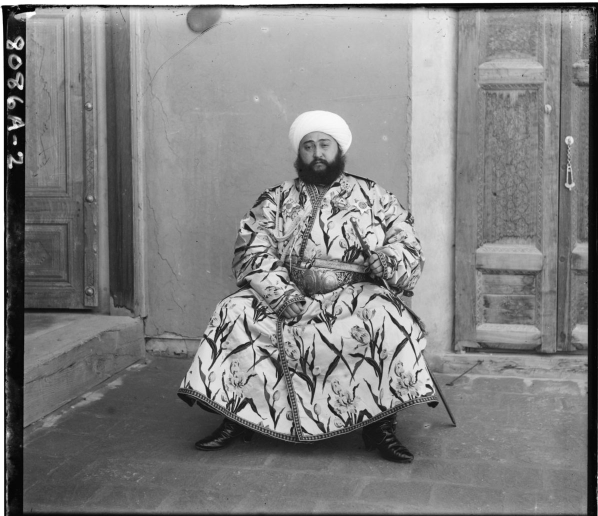
#> input picture blue.jpg, 1196 x 1032 px (shown at 1/2 size)
$ python '3 to 1 picture.py'
#> lines starting #> are read from the running program, lines starting #| are printed output that depends on the picture
import numpy as np
import cv2

image_red, image_green, image_blue = cv2.imread("blue.jpg"), cv2.imread("green.jpg"), cv2.imread("red.jpg") #สลับ BGR เป็น RGB เรียบร้อยละผ่านตัวแปร
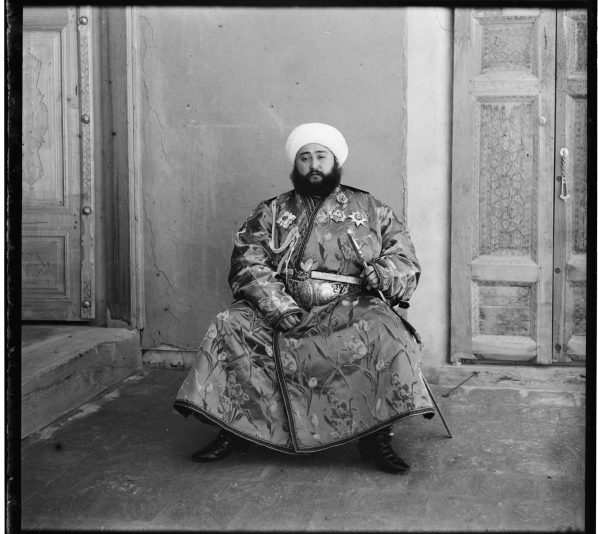
#> input picture green.jpg, 1196 x 1068 px (shown at 1/2 size)
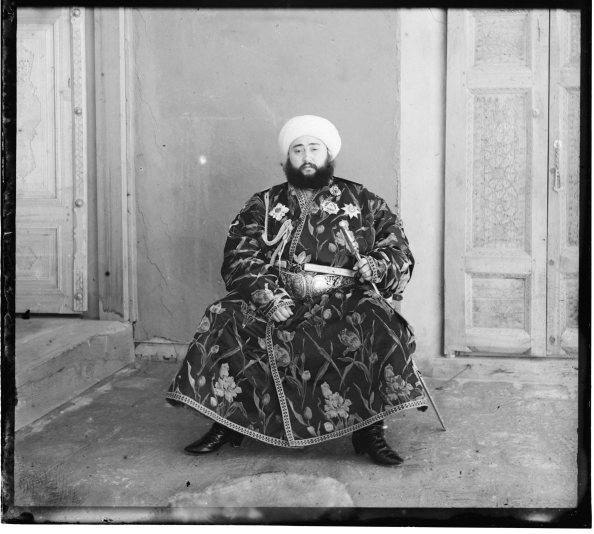
#> input picture red.jpg, 1188 x 1067 px (shown at 1/2 size)
#> image_red is the input picture: shape (1032, 1196, 3); min 0, max 255, mean 129
#> image_green is the input picture: shape (1068, 1196, 3); min 0, max 255, mean 120.5
#> image_blue is the input picture: shape (1067, 1188, 3); min 0, max 255, mean 141.6
red_c= cv2.resize(image_red, (1188, 1067))
green_c = cv2.resize(image_green, (1188, 1067))
blue_c = cv2.resize(image_blue, (1188, 1067))

red = red_c[0:1188, 41:1067]
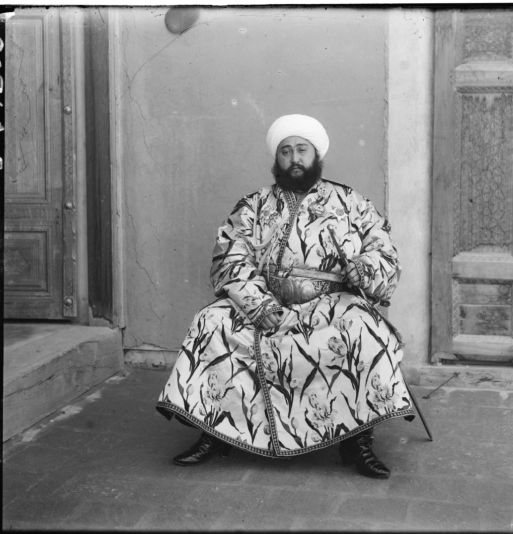
#> red: shape (1067, 1026, 3) (shown at 1/2 size); min 1, max 255, mean 132.9
green = green_c[20:1188, 20:1067]
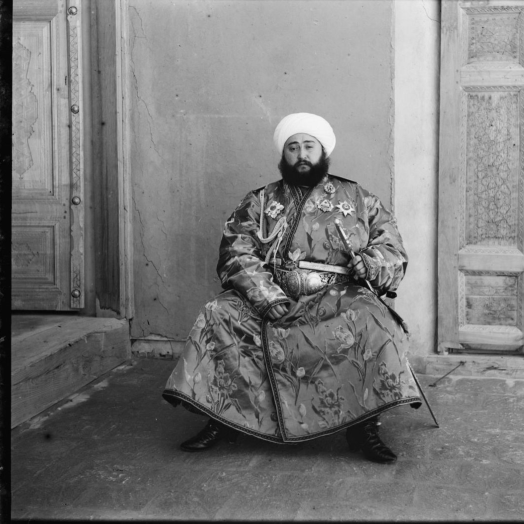
#> green: shape (1047, 1047, 3) (shown at 1/2 size); min 2, max 248, mean 122.3
blue = blue_c[0:1188, 1:1067]
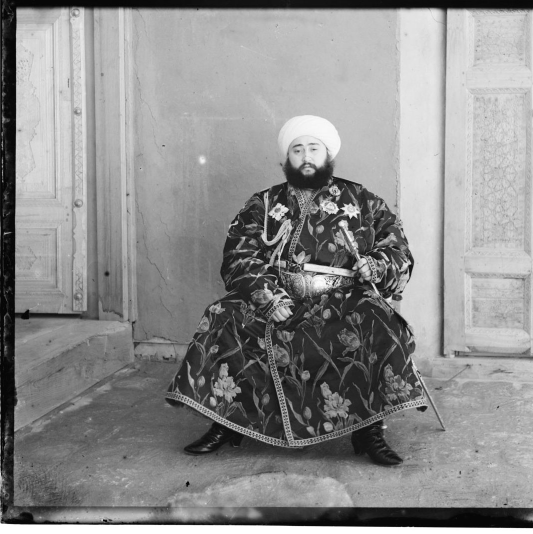
#> blue: shape (1067, 1066, 3) (shown at 1/2 size); min 0, max 255, mean 140.8

f_red= cv2.resize(red, (1188, 1067))
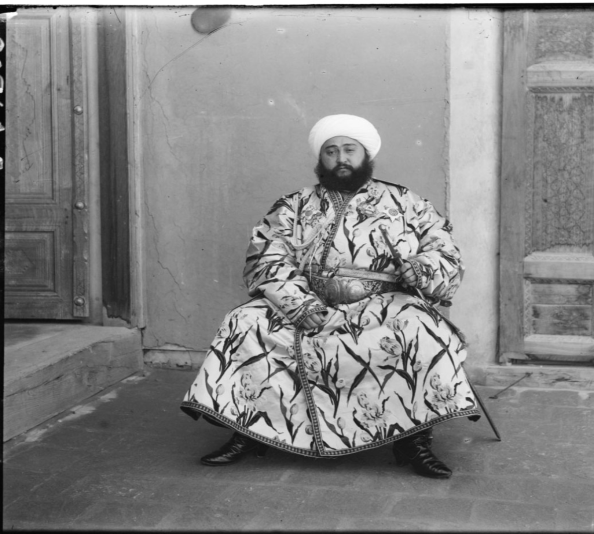
#> f_red: shape (1067, 1188, 3) (shown at 1/2 size); min 2, max 255, mean 132.9
f_green = cv2.resize(green, (1188, 1067))
f_blue = cv2.resize(blue, (1188, 1067))

(blue_1, green_1, red_1)= cv2.split(f_red) # Split the three channels of the image
(blue_2, green_2, red_2) = cv2.split(f_green)# เป็น BGR
(blue_3, green_3, red_3) = cv2.split(f_blue)

merged = cv2.merge((red_1, green_2, blue_3)) #เรียงแบบ BGR
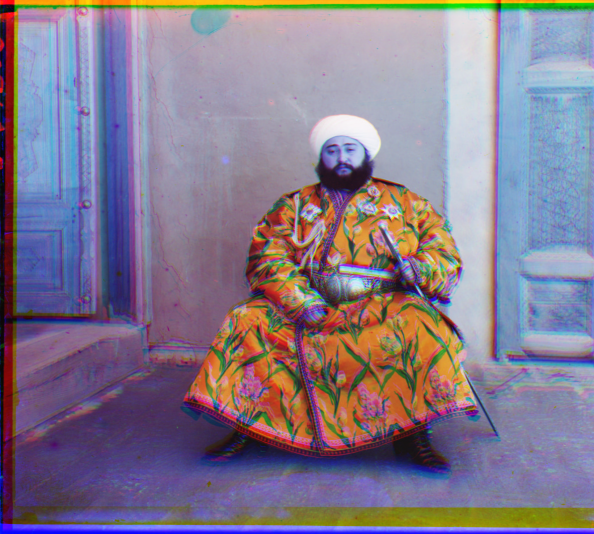
#> merged: shape (1067, 1188, 3) (shown at 1/2 size); mean R, G, B 132.9, 122.2, 140.8
cv2.imshow("Merged", merged)
cv2.waitKey()
